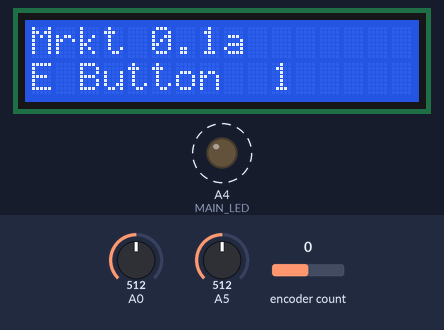
A sketch run on a simulated Arduino Uno, built for the host (arithmetic inside an expression is 32-bit, double 64-bit). Parts: 16×2 character LCD, output pins drawn as LEDs (lit = HIGH). Dashed ring = blinking. Inputs (shaded band) come from the test bench; at power-on: encoder count 0, A0 = 512, A5 = 512. Pins used as bus, display or sensor lines are not drawn.

Above: at 1.3 s.
1.4 s: encoder count set to 1
At 2.9 s:
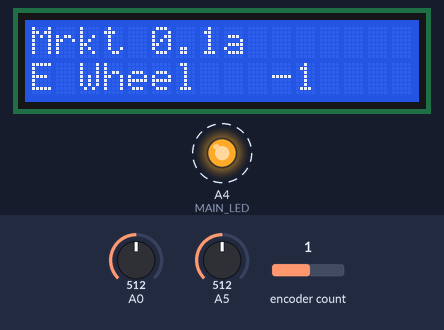
3.5 s: A0 set to 440
At 4.9 s:
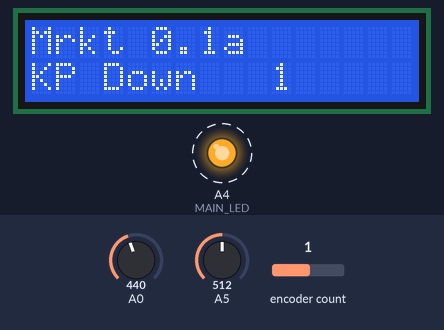
6.5 s: A5 set to 122
At 6.71 s:
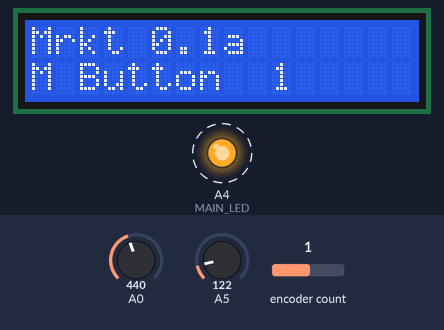
8.0 s: A0 set to 716
At 8.59 s:
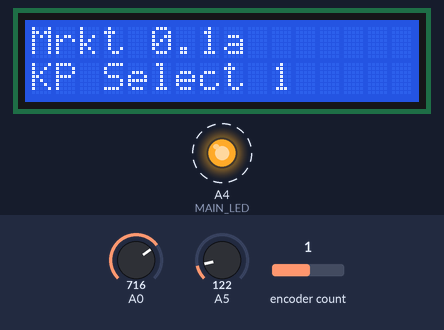
10.0 s: A0 set to 122
At 10.22 s:
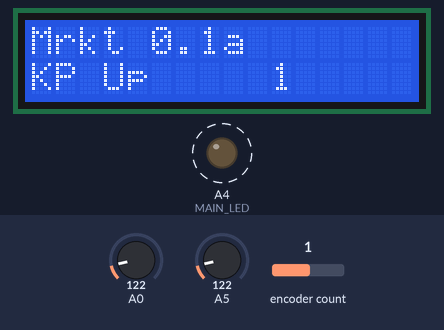
11.5 s: A0 set to 40
At 11.9 s:
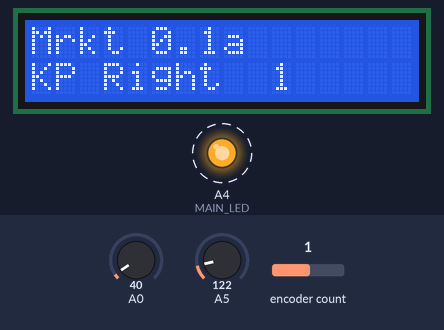
Timing chart, 0 to 14.5 s (numbered marks = the images above; inputs shaded):
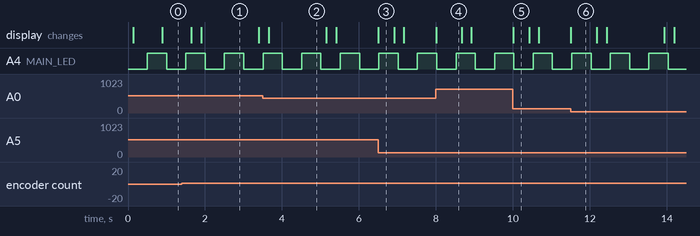

The sketch:

Mrkt.ino
```cpp
// (licence header left out)
// This is the main sketch file of the project.
// In order to customize Mrkt, check the file Configuration.h. No changes
// to any other file should be necessary.

#include "ModeController.h"

void setup() {
  MrktModeController = ModeController();
}

void loop() {
  MrktModeController.loop();
}
```

AbstractMode.cpp
```cpp
// (licence header left out)
#include <stdio.h>
#include <string.h>
#include <inttypes.h>
#include "Arduino.h"

#include "Configuration.h"
#include "AbstractMode.h"

AbstractMode::AbstractMode() {
}
```

AbstractMode.h
```cpp
// (licence header left out)
#ifndef MRKT_AbstractMode_h
#define MRKT_AbstractMode_h

#include "Configuration.h"

/**
 * The abstract superclass of the internal operating modes of the
 * Mrkt system.
 */
class AbstractMode {

  public:
    /**
     * The default constructor.
     */
    AbstractMode();

    /**
     * This method is called when the mode is activated. It is called before
     * the first call to loop().
     */
    virtual void activate() = 0;

    /**
     * This method is called as part of the main loop iteration.
     */
    virtual void loop() = 0;

    /**
     * This method is called before the mode is deactivated and another mode
     * is activated.
     */
    virtual void deactivate() = 0;

};

#endif
```

Communication.cpp
```cpp
// (licence header left out)
#include <stdio.h>
#include <string.h>
#include <inttypes.h>
#include "Arduino.h"

#include "Configuration.h"
#include "Communication.h"

/**
 * The "singleton" instance of the Communication class.
 */
Communication MrktCommunication;

Communication::Communication() :
  grblSerial(GRBL_RX, GRBL_TX) {
  Serial.begin(HOST_SERIAL_SPEED);
  this->grblSerial.begin(GRBL_SERIAL_SPEED);
  this->grblSerial.listen();
  memset(this->grblResponseBuffer, '\0', COMMUNICATION_GRBL_RESPONSE_BUFFER_SIZE + 1);
  this->grblResponseBufferPosition = 0;
  this->state = Idle;
}

void Communication::loop() {
  switch(this->state) {
    case Idle:
      // do nothing
      break;
    case GrblCommand:
      loopGrblCommand();
      break;
  }
}

void Communication::sendGrblCommand(String command, uint16_t timeout, CommandResponseHandler handler) {
  if (this->state == Idle) {
    // clear the buffer
    while (grblSerial.available()) grblSerial.read();
    this->state = GrblCommand;
    this->grblResponseHandler = handler;
    this->grblResponseTimeout = millis() + timeout;
    grblSerial.print(command);
    grblSerial.print("\r");
    grblSerial.listen();
  }
}

void Communication::loopGrblCommand() {
  bool cleanup = false;

  // handle serial communication if we have incoming data
  if (grblSerial.available()) {
    // check whether the next byte would make the buffer overflow
    if (this->grblResponseBufferPosition >= COMMUNICATION_GRBL_RESPONSE_BUFFER_SIZE - 1) {
      // yes it would - signal the overflow to the listener and clean up
      this->grblResponseHandler(COMMUNICATION_STATUS_BUFFER_OVERFLOW, this->grblResponseBuffer);
      cleanup = true;
    } else {
      // store the next byte read
      char nextChar = grblSerial.read();
      this->grblResponseBuffer[this->grblResponseBufferPosition] = nextChar;
      if ((nextChar == '\r') || (nextChar == '\n')) {
        // check whether the line that was just completed was an 'ok' or an 'error:X' response line
        if ((this->grblResponseBuffer[this->grblResponseLineStart]     == 'o') &&
            (this->grblResponseBuffer[this->grblResponseLineStart + 1] == 'k')) {
          this->grblResponseHandler(COMMUNICATION_STATUS_OK, this->grblResponseBuffer);
          cleanup = true;
        } else if ((this->grblResponseBuffer[this->grblResponseLineStart]     == 'e') &&
                   (this->grblResponseBuffer[this->grblResponseLineStart + 1] == 'r') &&
                   (this->grblResponseBuffer[this->grblResponseLineStart + 2] == 'r') &&
                   (this->grblResponseBuffer[this->grblResponseLineStart + 3] == 'o') &&
                   (this->grblResponseBuffer[this->grblResponseLineStart + 4] == 'r') &&
                   (this->grblResponseBuffer[this->grblResponseLineStart + 5] == ':')) {
          int errorCode = atoi(&this->grblResponseBuffer[this->grblResponseLineStart + 6]);
          this->grblResponseHandler(errorCode, this->grblResponseBuffer);
          cleanup = true;
        } else {
          // none of the above: new line starts with the next character after the current one
          this->grblResponseLineStart = this->grblResponseBufferPosition + 1;
        }
      }
      this->grblResponseBufferPosition++;
    }
  }

  // check for a timeout
  if (!cleanup && (millis() > this->grblResponseTimeout)) {
    this->grblResponseHandler(COMMUNICATION_STATUS_TIMEOUT, this->grblResponseBuffer);
    cleanup = true;
  }

  if (cleanup) {
    // swallow all of the remaining buffer contents
    while (grblSerial.available()) grblSerial.read();
    memset(this->grblResponseBuffer, '\0', COMMUNICATION_GRBL_RESPONSE_BUFFER_SIZE + 1);
    this->grblResponseBufferPosition = 0;
    this->grblResponseLineStart = 0;
    this->grblResponseHandler = 0;
    this->grblResponseTimeout = 0;
    this->state = Idle;
  }
}
```

Communication.h
```cpp
// (licence header left out)
#ifndef MRKT_Communication_h
#define MRKT_Communication_h

#include <SoftwareSerial.h> // see https://www.arduino.cc/en/Reference/SoftwareSerial

#include "Configuration.h"

/**
 * The size of the buffer to store responses to Grbl commands. At the moment, it
 * is sized to hold the response to the $I command which contains the version
 * information.
 */
#define COMMUNICATION_GRBL_RESPONSE_BUFFER_SIZE  50

/**
 * The communication status reported to the callback methods can be
 * - zero, which designates a successful execution,
 * - negative, which designates a communication error or
 * - positive, which designates a Grbl error code.
 */
#define COMMUNICATION_STATUS_OK               0
#define COMMUNICATION_STATUS_TIMEOUT         -1
#define COMMUNICATION_STATUS_BUFFER_OVERFLOW -2

/**
 * This class encapsulates the serial communication to both the host system and the
 * Grbl installation.
 */
class Communication {

  public:
    /**
     * The signature of a result handler for the sendGrblCommand method.
     */
    typedef void (*CommandResponseHandler) (int status, char * response);

    /**
     * The default constructor.
     */
    Communication();

    /**
     * This method has to be called from the main loop.
     */
    void loop();

    /**
     * Sends a command to the Grbl system and waits for a response that ends in an
     * "ok" or "error" message, which is then passed to a result handler method.
     */
    void sendGrblCommand(String command, uint16_t timeout, CommandResponseHandler handler);

  private:
    /**
     * The representation of the state of the communication system.
     */
    enum InternalState { Idle, GrblCommand };
    InternalState state;

    /**
     * The serial connection to the Grbl system. The built-in serial connection is used to
     * connect to the host system.
     */
    SoftwareSerial grblSerial;

    /**
     * The buffer to store the responses to commands sent using sendGrblCommand.
     * The buffer is one char larger than the constant defined above. This allows us to
     * always have a \0 character at the end.
     */
    char grblResponseBuffer[COMMUNICATION_GRBL_RESPONSE_BUFFER_SIZE + 1];

    /**
     * The position of the next char to write into the buffer.
     */
    uint8_t grblResponseBufferPosition;

    /**
     * The position of the start of the last line encountered - either the start of the
     * buffer or the character after the last newline encountered.
     */
    uint8_t grblResponseLineStart;

    /**
     * The timeout while waiting for a response.
     */
    uint32_t grblResponseTimeout;

    /**
     * The method to call when the response has been received completely.
     */
    CommandResponseHandler grblResponseHandler;

    /**
     * The implementations called during the loop() processing for each internal state.
     */
    void loopGrblCommand();

};

/**
 * Access to the "singleton" instance of the Communication class.
 */
extern Communication MrktCommunication;

#endif
```

Display.cpp
```cpp
// (licence header left out)
#include <stdio.h>
#include <string.h>
#include <inttypes.h>
#include "Arduino.h"

#include "Configuration.h"
#include "Display.h"

/**
 * The numbers of the custom characters.
 */
#define DISPLAY_CH_FEEDRATE  0 // FR
#define DISPLAY_CH_PLUSMINUS 1 // +-
#define DISPLAY_CH_ELLIPSIS  3 // ...

/**
 * The size of the LCD panel. Note that if you use anything else than a
 * 1602 panel, you will have to adapt a lot of code...
 */
#define DISPLAY_LCD_LINES        2
#define DISPLAY_LCD_COLUMNS     16

/**
 * The bit patterns of the custom characters. For symbol generation,
 * see https://omerk.github.io/lcdchargen/
 */
const byte Display_CustomCharFR[8] PROGMEM = {
  0b11100,
  0b10000,
  0b11000,
  0b10110,
  0b10101,
  0b00110,
  0b00101,
  0b00101
};
const byte Display_CustomCharPM[8] PROGMEM= {
  0b00100,
  0b00100,
  0b11111,
  0b00100,
  0b00100,
  0b00000,
  0b11111,
  0b00000
};
const byte Display_CustomCharE[8] PROGMEM = {
  0b00000,
  0b00000,
  0b00000,
  0b00000,
  0b00000,
  0b00000,
  0b10101,
  0b00000
};

/**
 * The "singleton" instance of the Display class.
 */
Display MrktDisplay;

Display::Display() : LiquidCrystal(LCD_RS, LCD_EN, LCD_DB4, LCD_DB5, LCD_DB6, LCD_DB7) {
  // setup the custom characters
  createChar(DISPLAY_CH_FEEDRATE,  (uint8_t*)Display_CustomCharFR); // feedrate symbol
  createChar(DISPLAY_CH_PLUSMINUS, (uint8_t*)Display_CustomCharPM); // plus-minus symbol
  createChar(DISPLAY_CH_ELLIPSIS,  (uint8_t*)Display_CustomCharE);  // ellipsis (three dots)

  // setup the backlight and main mode LED
  pinMode(MAIN_LED, OUTPUT);
  pinMode(LCD_BL, OUTPUT);
  digitalWrite(LCD_BL, HIGH);
};

void Display::begin() {
  LiquidCrystal::begin(DISPLAY_LCD_LINES, DISPLAY_LCD_COLUMNS);
}

void Display::writeFeedrate() {
  write(byte(DISPLAY_CH_FEEDRATE));
}

void Display::writeFeedrate(uint8_t col, uint8_t row) {
  setCursor(col, row);
  writeFeedrate();
}

void Display::writePlusMinus() {
  write(byte(DISPLAY_CH_PLUSMINUS));
}

void Display::writePlusMinus(uint8_t col, uint8_t row) {
  setCursor(col, row);
  writePlusMinus();
}

void Display::writeEllipsis() {
  write(byte(DISPLAY_CH_ELLIPSIS));
}

void Display::writeEllipsis(uint8_t col, uint8_t row) {
  setCursor(col, row);
  writeEllipsis();
}

void Display::setMainLED(uint8_t level) {
  digitalWrite(MAIN_LED, level);
}
```

Display.h
```cpp
// (licence header left out)
#ifndef MRKT_Display_h
#define MRKT_Display_h

#include <LiquidCrystal.h> // see https://www.arduino.cc/en/Reference/LiquidCrystal

#include "Configuration.h"

/**
 * This class represents the display options used to communicate with the user. It
 * handles both the 16x2 LCD as well as the main mode LED.
 */
class Display : public LiquidCrystal {

  public:

    /**
     * The default constructor.
     */
    Display();

    /**
     * see LiquidCrystal::begin();
     */
    void begin();

    /**
     * Writes the Feedrate symbol (FR) to the current position or the position specified.
     */
    void writeFeedrate();
    void writeFeedrate(uint8_t col, uint8_t row);

    /**
     * Writes the plus/minus symbol to the current position or the position specified
     */
    void writePlusMinus();
    void writePlusMinus(uint8_t col, uint8_t row);

    /**
     * Writes the ellipsis symbol (...) to the current position or the position specified
     */
    void writeEllipsis();
    void writeEllipsis(uint8_t col, uint8_t row);

    /**
     * Sets the level of the main mode LED.
     */
    void setMainLED(uint8_t level);

  private:

};

/**
 * Access to the "singleton" instance of the Display class.
 */
extern Display MrktDisplay;

#endif
```

ModeController.cpp
```cpp
// (licence header left out)
#include <stdio.h>
#include <string.h>
#include <inttypes.h>
#include "Arduino.h"

#include "Configuration.h"
#include "ModeController.h"

#include "Communication.h"
#include "Display.h"
#include "InitializationMode.h"
#include "UserControls.h"

/**
 * The "singleton" instance of the ModeController class.
 */
ModeController MrktModeController;

ModeController::ModeController() {

  // initialize the LCD screen
  MrktDisplay = Display();
  MrktDisplay.begin();

  // initialize the communication subcontroller
  MrktCommunication = Communication();

  // initialize the user control interface
  MrktUserControls = UserControls();

  // initialize the individual modes
  MrktInitializationMode = InitializationMode();

  // TODO initialize other modes

  // set the initialization mode on system startup
  MrktInitializationMode.activate();
  this->currentMode = Initialization;
  this->currentModeInstance = & MrktInitializationMode;
  this->targetMode = currentMode;
}

void ModeController::loop() {
  // delegate to the various sub-controllers and the current mode implementation
  MrktCommunication.loop();
  MrktUserControls.loop();
  this->currentModeInstance->loop();

  // handle a mode switch if requested
  if (this->targetMode != this->currentMode) {
    this->currentModeInstance->deactivate();
    this->currentMode = targetMode;
    switch(currentMode) {
      case Initialization:
        this->currentModeInstance = & MrktInitializationMode;
        break;
      case Command:
// TODO       this->currentModeInstance = & MrktCommandMode;
        break;
      case Passthrough:
// TODO       this->currentModeInstance = & MrktPassthroughMode;
        break;
    }
    this->currentModeInstance->activate();
  }
}

void ModeController::switchToInitialWorkingMode() {
  // TODO make this configurable
  switchToMode(Command);
}

void ModeController::switchToMode(Mode newMode) {
  this->targetMode = newMode;
}
```

ModeController.h
```cpp
// (licence header left out)
#ifndef MRKT_ModeController_h
#define MRKT_ModeController_h

#include "Configuration.h"
#include "AbstractMode.h"

/**
 * This is the main controller object that handles the modes that the
 * Mrkt system can be in. The actual logic is encapsulated in the various
 * mode implementations that are derived from the AbstractMode class.
 */
class ModeController {

  public:
    /**
     * This enum represents the various modes that the system can be in.
     */
#if SDCARD_AVAILABLE == 1
    enum Mode { Initialization, Command, Passthrough, Reader };
#else
    enum Mode { Initialization, Command, Passthrough };
#endif

    /**
     * The default constructor.
     */
    ModeController();

    /**
     * This method has to be called from the main loop. It delegates the
     * call to the subsystem controllers.
     */
    void loop();

    /**
     * This method is used to switch the Mrkt system into the initial working mode
     * after the system initialization is complete.
     */
    void switchToInitialWorkingMode();

    /**
     * Switches the system to a new mode. The actual switch is done during the next
     * main loop iteration to allow the current mode to complete its operations gracefully.
     */
    void switchToMode(Mode newMode);

  private:
    /**
     * The mode the system is currently in.
     */
    Mode currentMode;

    /**
     * The mode to switch to during the next main loop iteration.
     */
    Mode targetMode;

    /**
     * A pointer to the current mode to make the method calls a bit faster.
     */
    AbstractMode * currentModeInstance;

};

/**
 * Access to the "singleton" instance of the ModeController class.
 */
extern ModeController MrktModeController;

#endif
```

UserControls.h
```cpp
// (licence header left out)
#ifndef MRKT_UserControls_h
#define MRKT_UserControls_h

#include <Encoder.h> // see https://www.pjrc.com/teensy/td_libs_Encoder.html

#include "Configuration.h"

/**
 * The size of the event queue. Due to the deduplication of event repetitions,
 * this queue does not need to be overly large - it is rarely ever used at all.
 */
#define USER_CONTROLS_EVENT_BUFFER_SIZE 3

/**
 * This class handles the user interactiouns through the various buttons and the
 * rotary encoder. It is integrated into the main loop and provides an event queue
 * for convenient access.
 */
class UserControls {

  public:

    /**
     * The events that can be triggered by the user.
     */
    enum EventType { None, KeyLeft, KeyRight, KeyUp, KeyDown, KeySelect, EncChanged, EncButton, ModeButton };

    /**
     * The data of an entry in the event queue. An event consists of the event type and
     * an integer that represents the number of steps turned for EncChanged events and
     * the number of repetitions for all other event types.
     */
    struct Event {
      EventType type;
      int8_t data;
    };

    /**
     * The default constructor.
     */
    UserControls();

    /**
     * This method has to be called from the main loop.
     */
    void loop();

    /**
     * Removes all pending events from the event queue.
     */
    void clearEvents();

    /**
     * Checks whether an event is available in the queue.
     */
    bool isEventAvailable();

    /**
     * Removes and returns the next event from the queue.
     */
    Event getEvent();

  private:

    /**
     * The event queue buffer. The queue is organized as a ring buffer.
     */
    Event eventQueue[USER_CONTROLS_EVENT_BUFFER_SIZE];

    /**
     * The start and end position of the current queue inside the ring buffer.
     */
    uint8_t eventQueueStart = 0;
    uint8_t eventQueueEnd = 0;

    /**
     * This bit mask stores the state of the buttons between loop iterations
     * to detect newly pressed buttons.
     */
    uint8_t prevButtonState = 0;

    /**
     * The encoder position encountered during the last loop iteration.
     */
    int32_t prevEncoderPosition = 0;

    /**
     * This object is provided by an external library to handle the rotary
     * encoder input.
     */
    Encoder * encoder;

    /**
     * Stores an event in the event queue. This method checks whether the last event
     * is of the same type and adds the data in this case. If the event queue is full,
     * the event is discarded silently.
     */
    void queueEvent(EventType type, int8_t data);

};

/**
 * Access to the "singleton" instance of the UserControls class.
 */
extern UserControls MrktUserControls;

#endif
```

Source omitted: InitializationMode.cpp (8601 bytes), InitializationMode.h (9908 bytes), UserControls.cpp (6262 bytes), Configuration.h (3767 bytes)

Measured:
- after the input at 1.4 s, the display: first differs from a run without the input after 0.50 s (image 1)
- after the input at 3.5 s, the display: changes after 0.16 s (image 2)
- after the input at 6.5 s, the display: changes at once (image 3)
- after the input at 8.0 s, the display: changes at once (image 4)
- after the input at 10.0 s, the display: changes at once (image 5)
- after the input at 11.5 s, the display: changes at once (image 6)
- by itself, A4 (MAIN_LED): alternates HIGH for 0.50 s and LOW for 0.50 s
